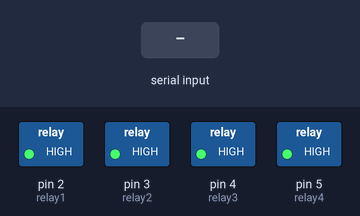
Recording of a sketch running on a simulated Arduino Uno, built with avr-gcc and run on an emulated ATmega328P. Shown: switched loads named in the sketch (green lamp = pin HIGH). The test bench sets the inputs (shaded band). What the sketch prints to the serial monitor is not drawn.

Above: at 1.2 s.
1.3 s: "1" received over the second serial link
At 2.5 s:
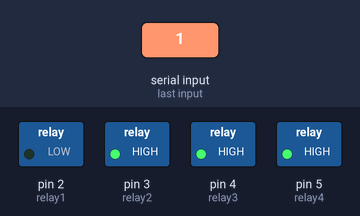
2.8 s: "2" received over the second serial link
At 3.8 s:
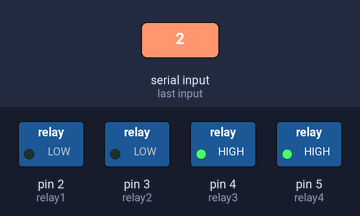
4.3 s: "A" received over the second serial link
At 4.9 s:
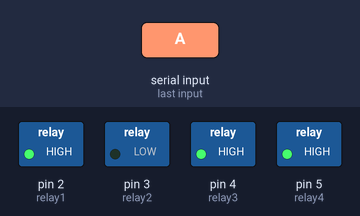
5.8 s: "3" received over the second serial link
At 6.1 s:
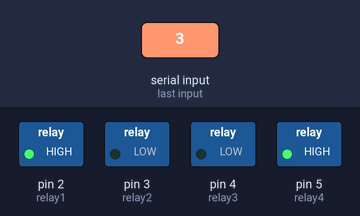
7.3 s: "B" received over the second serial link
At 8.4 s:
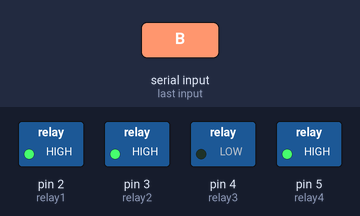
8.8 s: "4" received over the second serial link
At 9.6 s:
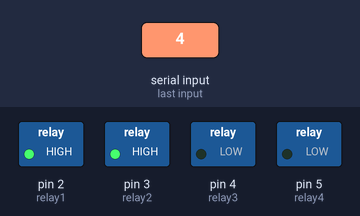
Timing chart, 0 to 11.3 s (numbered marks = the images above; inputs shaded):
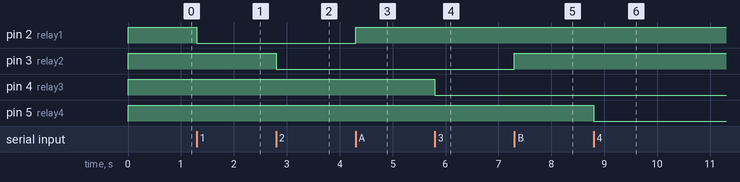

The sketch:

bluetooth_led.ino
```cpp
#include <SoftwareSerial.h>
SoftwareSerial mySerial(10, 11); //Pin9 RX , Pin 10 TX connected to--> Bluetooth TX,RX

int LED = 13;
int relay1 = 2;
int relay2 = 3;
int relay3 = 4;
int relay4 = 5;
char data;

void setup() {
  // put your setup code here, to run once:
  Serial.begin(9600);
  mySerial.begin(38400);
  pinMode(relay1, OUTPUT);
  pinMode(relay2, OUTPUT);
  pinMode(relay3, OUTPUT);
  pinMode(relay4, OUTPUT);
  digitalWrite(relay1, HIGH);
  digitalWrite(relay2, HIGH);
  digitalWrite(relay3, HIGH);
  digitalWrite(relay4, HIGH);
}

void loop() {
  while (Serial.available()){
    mySerial.write(Serial.read());
  }
  while (mySerial.available()){
    data = mySerial.read();
    Serial.write(data);
  }
//    if (data == '1'){
//      digitalWrite(LED, HIGH);
//    }
//    else if (data == '0'){
//      digitalWrite(LED, LOW);
//    }

   if (data == '1'){
    digitalWrite(relay1, LOW);
   }
   else if (data == '2'){
    digitalWrite(relay2, LOW);
   }
   else if (data == '3'){
    digitalWrite(relay3, LOW);
   }
   else if (data == '4'){
    digitalWrite(relay4, LOW);
   }
   else if (data == 'A'){
    digitalWrite(relay1, HIGH);
   }
   else if(data == 'B'){
    digitalWrite(relay2, HIGH);
   }


}
```

Measured:
- after the input at 1.3 s, pin 2 (relay1): HIGH → LOW at once
- after the input at 2.8 s, pin 3 (relay2): HIGH → LOW at once
- after the input at 4.3 s, pin 2 (relay1): LOW → HIGH at once
- after the input at 5.8 s, pin 4 (relay3): HIGH → LOW at once
- after the input at 7.3 s, pin 3 (relay2): LOW → HIGH at once
- after the input at 8.8 s, pin 5 (relay4): HIGH → LOW at once
